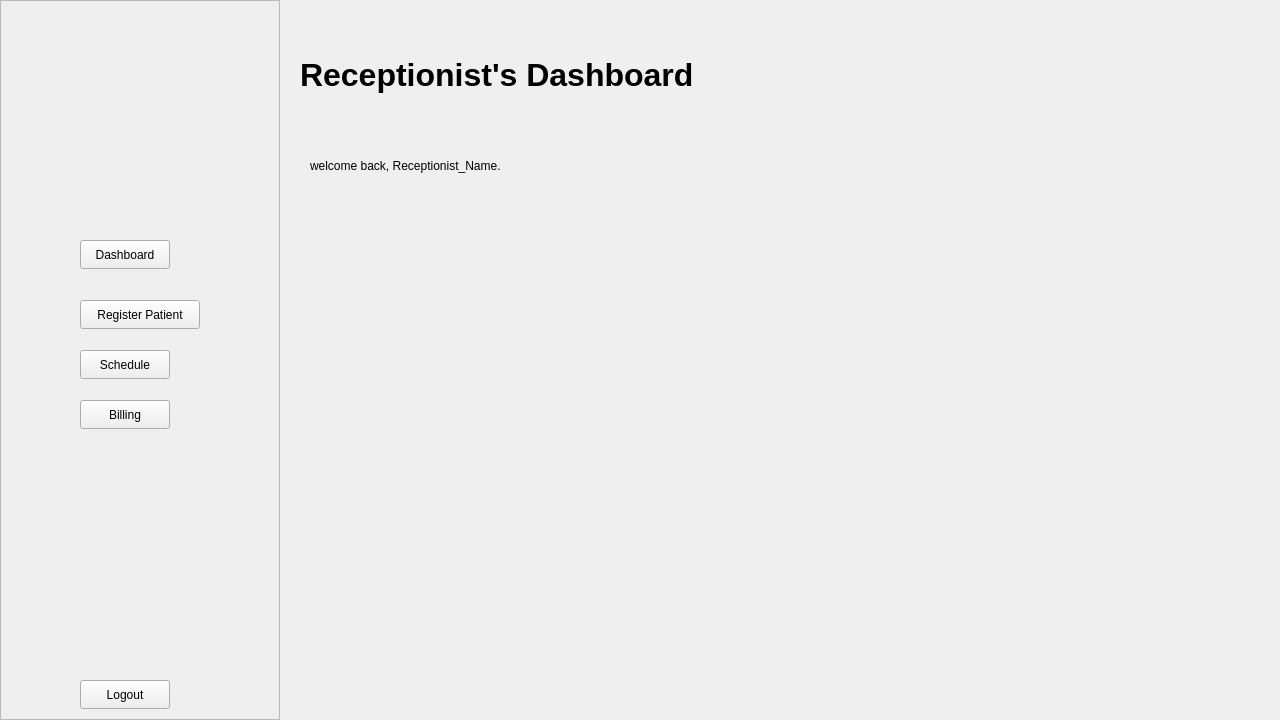
<?xml version="1.0" encoding="UTF-8"?>
<ui version="4.0">
 <class>ReceptionistForm</class>
 <widget class="QWidget" name="Form">
  <property name="geometry">
   <rect>
    <x>0</x>
    <y>0</y>
    <width>1280</width>
    <height>720</height>
   </rect>
  </property>
  <property name="windowTitle">
   <string>Form</string>
  </property>
  <widget class="QWidget" name="centralWidget" native="true">
   <property name="geometry">
    <rect>
     <x>0</x>
     <y>0</y>
     <width>1280</width>
     <height>720</height>
    </rect>
   </property>
   <widget class="QFrame" name="sideBarFrame">
    <property name="geometry">
     <rect>
      <x>0</x>
      <y>0</y>
      <width>280</width>
      <height>720</height>
     </rect>
    </property>
    <property name="frameShape">
     <enum>QFrame::Shape::StyledPanel</enum>
    </property>
    <property name="frameShadow">
     <enum>QFrame::Shadow::Raised</enum>
    </property>
    <widget class="QLabel" name="logoLabel">
     <property name="geometry">
      <rect>
       <x>-100</x>
       <y>-30</y>
       <width>491</width>
       <height>311</height>
      </rect>
     </property>
     <property name="text">
      <string/>
     </property>
     <property name="pixmap">
      <pixmap resource="resources.qrc">:/images/axonimage.png</pixmap>
     </property>
     <property name="scaledContents">
      <bool>true</bool>
     </property>
    </widget>
    <widget class="QPushButton" name="logoutButton">
     <property name="geometry">
      <rect>
       <x>80</x>
       <y>680</y>
       <width>90</width>
       <height>29</height>
      </rect>
     </property>
     <property name="text">
      <string>Logout</string>
     </property>
    </widget>
    <widget class="QPushButton" name="DashboardBtn">
     <property name="geometry">
      <rect>
       <x>80</x>
       <y>240</y>
       <width>90</width>
       <height>29</height>
      </rect>
     </property>
     <property name="text">
      <string>Dashboard</string>
     </property>
    </widget>
    <widget class="QPushButton" name="registerPatientBtn">
     <property name="geometry">
      <rect>
       <x>80</x>
       <y>300</y>
       <width>120</width>
       <height>29</height>
      </rect>
     </property>
     <property name="text">
      <string>Register Patient</string>
     </property>
    </widget>
    <widget class="QPushButton" name="scheduleBtn">
     <property name="geometry">
      <rect>
       <x>80</x>
       <y>350</y>
       <width>90</width>
       <height>29</height>
      </rect>
     </property>
     <property name="text">
      <string>Schedule</string>
     </property>
    </widget>
    <widget class="QPushButton" name="billingBtn">
     <property name="geometry">
      <rect>
       <x>80</x>
       <y>400</y>
       <width>90</width>
       <height>29</height>
      </rect>
     </property>
     <property name="text">
      <string>Billing</string>
     </property>
    </widget>
   </widget>
   <widget class="QLabel" name="label">
    <property name="geometry">
     <rect>
      <x>300</x>
      <y>40</y>
      <width>421</width>
      <height>71</height>
     </rect>
    </property>
    <property name="text">
     <string>&lt;html&gt;&lt;head/&gt;&lt;body&gt;&lt;p&gt;&lt;span style=&quot; font-size:24pt; font-weight:700;&quot;&gt;Receptionist's Dashboard&lt;/span&gt;&lt;/p&gt;&lt;/body&gt;&lt;/html&gt;</string>
    </property>
    <property name="scaledContents">
     <bool>false</bool>
    </property>
   </widget>
   <widget class="QWidget" name="widget" native="true">
    <property name="geometry">
     <rect>
      <x>300</x>
      <y>120</y>
      <width>861</width>
      <height>171</height>
     </rect>
    </property>
    <widget class="QLabel" name="welcomeDynamic">
     <property name="geometry">
      <rect>
       <x>10</x>
       <y>10</y>
       <width>551</width>
       <height>71</height>
      </rect>
     </property>
     <property name="text">
      <string>welcome back, Receptionist_Name. </string>
     </property>
    </widget>
   </widget>
  </widget>
 </widget>
 <resources>
  <include location="resources.qrc"/>
 </resources>
 <connections/>
</ui>
